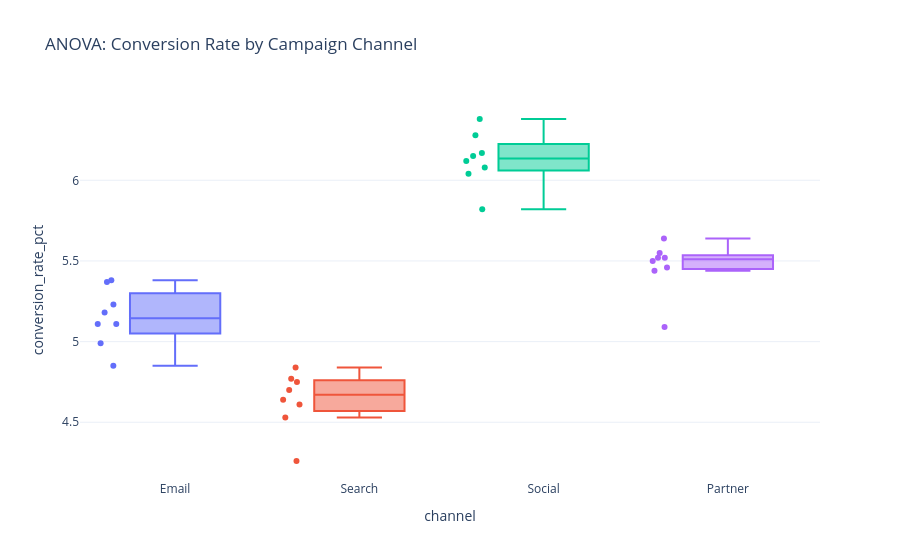

Notebook code for this chart:
### Code cell
fig = px.box(
    anova_df,
    x="channel",
    y="conversion_rate_pct",
    color="channel",
    points="all",
    title="ANOVA: Conversion Rate by Campaign Channel",
)

fig.update_layout(template="plotly_white", showlegend=False)
fig.show()

### Figure 1 — Plotly figure (JSON) as saved in the notebook; plotly's stock layout.template omitted (floating-point values rounded to 4 significant figures)
{"data": [{"alignmentgroup": "True", "boxpoints": "all", "hovertemplate": "channel=%{x}<br>conversion_rate_pct=%{y}<extra></extra>", "legendgroup": "Email", "marker": {"color": "#636efa"}, "name": "Email", "notched": false, "offsetgroup": "Email", "orientation": "v", "showlegend": true, "type": "box", "x": ["Email", "Email", "Email", "Email", "Email", "Email", "Email", "Email"], "x0": " ", "xaxis": "x", "y": [5.11, 5.11, 5.18, 5.37, 4.85, 4.99, 5.23, 5.38], "y0": " ", "yaxis": "y"}, {"alignmentgroup": "True", "boxpoints": "all", "hovertemplate": "channel=%{x}<br>conversion_rate_pct=%{y}<extra></extra>", "legendgroup": "Search", "marker": {"color": "#EF553B"}, "name": "Search", "notched": false, "offsetgroup": "Search", "orientation": "v", "showlegend": true, "type": "box", "x": ["Search", "Search", "Search", "Search", "Search", "Search", "Search", "Search"], "x0": " ", "xaxis": "x", "y": [4.75, 4.7, 4.77, 4.53, 4.61, 4.84, 4.64, 4.26], "y0": " ", "yaxis": "y"}, {"alignmentgroup": "True", "boxpoints": "all", "hovertemplate": "channel=%{x}<br>conversion_rate_pct=%{y}<extra></extra>", "legendgroup": "Social", "marker": {"color": "#00cc96"}, "name": "Social", "notched": false, "offsetgroup": "Social", "orientation": "v", "showlegend": true, "type": "box", "x": ["Social", "Social", "Social", "Social", "Social", "Social", "Social", "Social"], "x0": " ", "xaxis": "x", "y": [5.82, 6.04, 6.12, 6.08, 6.38, 6.28, 6.17, 6.15], "y0": " ", "yaxis": "y"}, {"alignmentgroup": "True", "boxpoints": "all", "hovertemplate": "channel=%{x}<br>conversion_rate_pct=%{y}<extra></extra>", "legendgroup": "Partner", "marker": {"color": "#ab63fa"}, "name": "Partner", "notched": false, "offsetgroup": "Partner", "orientation": "v", "showlegend": true, "type": "box", "x": ["Partner", "Partner", "Partner", "Partner", "Partner", "Partner", "Partner", "Partner"], "x0": " ", "xaxis": "x", "y": [5.44, 5.52, 5.64, 5.5, 5.09, 5.52, 5.46, 5.55], "y0": " ", "yaxis": "y"}], "layout": {"boxmode": "overlay", "legend": {"title": {"text": "channel"}, "tracegroupgap": 0}, "showlegend": false, "title": {"text": "ANOVA: Conversion Rate by Campaign Channel"}, "xaxis": {"anchor": "y", "categoryarray": ["Email", "Search", "Social", "Partner"], "categoryorder": "array", "domain": [0, 1], "title": {"text": "channel"}}, "yaxis": {"anchor": "x", "domain": [0, 1], "title": {"text": "conversion_rate_pct"}}}}
